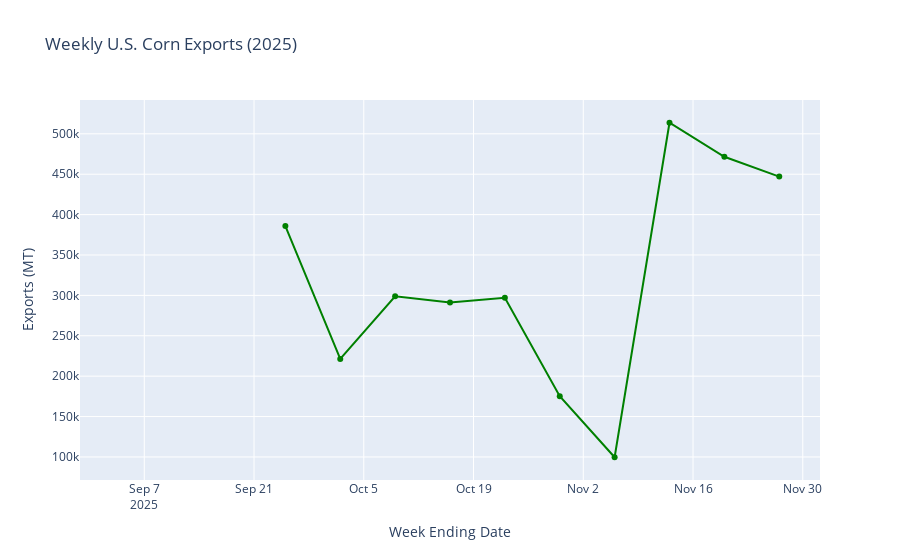

This figure's notebook cell:
### Code cell
figure2 = px.line(
    weekly_data, 
    x="date", 
    y="std_4w", 
    title="Weekly U.S. Corn Exports (2025)",
    markers=True,
    labels={
        "date": "Week Ending Date",
        "std_4w": "Exports (MT)",
    }
)

figure2.update_traces(line=dict(color="green"))

figure2.show()
figure2.write_json("../data/processed/fig_weekly_exports_4wk_std.json")

### Figure 1 — Plotly figure (JSON) as saved in the notebook; plotly's stock layout.template omitted (floating-point values rounded to 4 significant figures)
{"data": [{"hovertemplate": "Week Ending Date=%{x}<br>Exports (MT)=%{y}<extra></extra>", "legendgroup": "", "line": {"color": "green", "dash": "solid"}, "marker": {"symbol": "circle"}, "mode": "lines+markers", "name": "", "orientation": "v", "showlegend": false, "type": "scatter", "x": ["2025-09-04T00:00:00", "2025-09-11T00:00:00", "2025-09-18T00:00:00", "2025-09-25T00:00:00", "2025-10-02T00:00:00", "2025-10-09T00:00:00", "2025-10-16T00:00:00", "2025-10-23T00:00:00", "2025-10-30T00:00:00", "2025-11-06T00:00:00", "2025-11-13T00:00:00", "2025-11-20T00:00:00", "2025-11-27T00:00:00"], "xaxis": "x", "y": [NaN, NaN, NaN, 385800.0, 221400.0, 298900.0, 291100.0, 297100.0, 175200.0, 99620.0, 513700.0, 471600.0, 447000.0], "yaxis": "y"}], "layout": {"legend": {"tracegroupgap": 0}, "title": {"text": "Weekly U.S. Corn Exports (2025)"}, "xaxis": {"anchor": "y", "domain": [0, 1], "title": {"text": "Week Ending Date"}}, "yaxis": {"anchor": "x", "domain": [0, 1], "title": {"text": "Exports (MT)"}}}}
